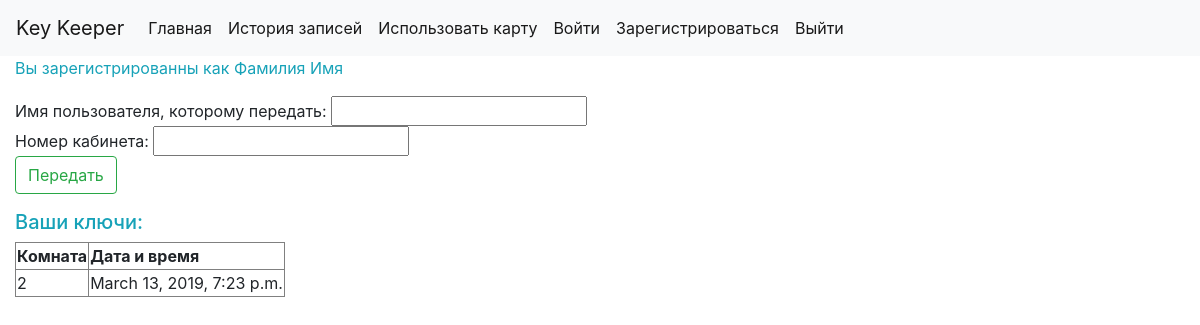
Before: / (signed in) with the older database file.
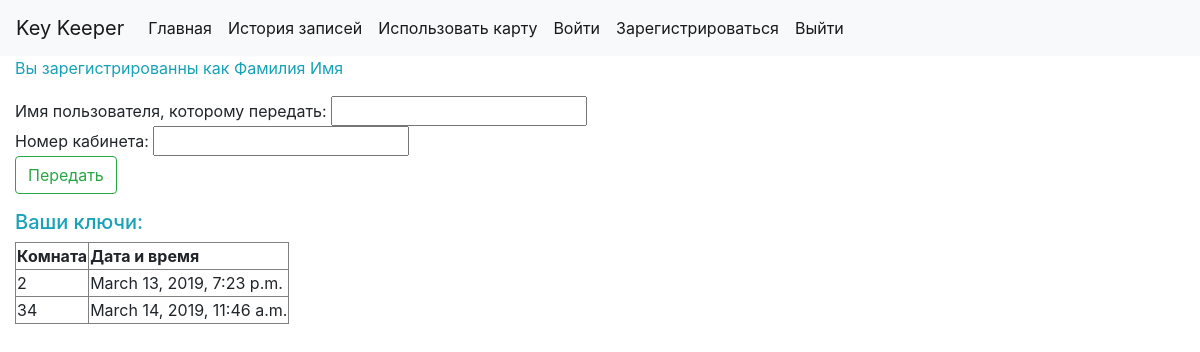
After: the same page with the newer database file.
### keeper/models.py (models this page shows)
class History(models.Model):
    key = models.IntegerField()
    time_cr = models.DateTimeField(default=datetime.datetime.now)
    user_id = models.ForeignKey(CustomUser, on_delete=models.CASCADE)
    active = models.CharField(max_length=100, default='Не сдан')
    time_back = models.DateTimeField(default=datetime.datetime.min)

### keeper/views.py (the view)
# urls.py: path('', views.index, name='index'),
@login_required
def index(request):
    context = {}
    if request.method == 'POST':
        f = TransferForm(request.POST)
        if 'transfer_req' in request.POST:
            if f.is_valid():
                try:
                    tran_user = CustomUser.objects.filter(username=f.data['username']).get()
                    if tran_user != request.user:
                        try:
                            if tran_user.key_tran_last != -1:
                                tran_user_last = CustomUser.objects.filter(username=tran_user.user_tran_last).get()
                                hist = History.objects.filter(key=tran_user.key_tran_last, user_id=tran_user_last,
                                                              active='Ожидает передачи').get()
                                hist.active = 'Не сдан'
                                hist.save()
                                tran_user.key_tran_last = -1
                                tran_user.user_tran_last = 'никто'
                                tran_user.save()
                            hist = History.objects.filter(key=f.data['key_num'], user_id=request.user,
                                                          active='Не сдан').get()
                            hist.active = 'Ожидает передачи'
                            hist.save()
                            tran_user.user_tran_last = str(request.user.username)
                            tran_user.key_tran_last = f.data['key_num']
                            tran_user.save()
                            context['message'] = 'Ожидайте подтверждения'
                        except ObjectDoesNotExist:
                            context['message'] = 'У вас нет такого ключа'
                    else:
                        context['message'] = 'Нельзя передать ключ себе'
                except ObjectDoesNotExist:
                    context['message'] = 'Нет такого пользователя'
        elif 'accept' in request.POST:
            user_tran = CustomUser.objects.filter(username=request.user.user_tran_last).get()
            hist = History.objects.filter(key=request.user.key_tran_last, user_id=user_tran,
                                          active='Ожидает передачи').get()
            hist.active = 'Сдан'
            hist.time_back = datetime.datetime.now()
            hist.save()
            hist = History(key=request.user.key_tran_last, user_id=request.user, active='Не сдан')
            hist.save()
            request.user.key_tran_last = -1
            request.user.user_tran_last = 'никто'
            request.user.save()
            context['message'] = 'Вы получили ключ'
        elif 'reject' in request.POST:
            user_tran = CustomUser.objects.filter(username=request.user.user_tran_last).get()
            hist = History.objects.filter(key=request.user.key_tran_last, user_id=user_tran,
                                          active='Ожидает передачи').get()
            hist.active = 'Не сдан'
            hist.save()
            request.user.key_tran_last = -1
            request.user.user_tran_last = 'никто'
            request.user.save()
            context['message'] = 'Вы отказались получать ключ'
    else:
        f = TransferForm()
    key_list = History.objects.filter(user_id=request.user, active='Не сдан')
    context['key_list'] = key_list
    if request.user.key_tran_last != -1:
        context['key_receive'] = request.user.key_tran_last
        context['user_receive'] = request.user.user_tran_last
    context['form'] = f
    context['user_id'] = str(request.user.last_name) + ' ' + str(request.user.first_name)
    return render(request, 'transfer.html', context)

### keeper/forms.py
class TransferForm(forms.Form):
    username = forms.CharField(label='Имя пользователя, которому передать:', max_length=100, required=True)
    key_num = forms.IntegerField(label='Номер кабинета:', max_value=1000, required=True)

### keeper/templates/transfer.html (shortened to what this page needs)
<!DOCTYPE html>
<html lang="en">
<head>
    {% include "includes/head.html" %}
</head>
<body>
    {% include "includes/nav_bar.html" %}
    <div class="container-fluid">
        <p class="text-info">Вы зарегистрированны как {{ user_id }}</p>
        <form method="POST" action="">
            {{ form.username.label }} {{ form.username }}
            <br>
            {{ form.key_num.label }} {{ form.key_num }}
            <br>
            <input type="submit" value="Передать" class="btn btn-outline-success" name="transfer_req">
        </form>
        {% if key_list %}
            <h5 class="text-info">Ваши ключи:</h5>
            <table border="1">
            <tr>
                <th>Комната</th>
                <th>Дата и время</th>
            </tr>
            {% for elem in key_list %}
                <tr><td>{{ elem.key }}</td> <td>{{ elem.time_cr }}</td></tr>
            {% endfor %}
            </table>
        {% else %}
            <p>На Вас не записано ни одного ключа</p>
        {% endif %}
    </div>
</body>
</html>

Changed rows visible on the page:
added History: key "34", time_cr "March 14, 2019, 11:46 a.m."
